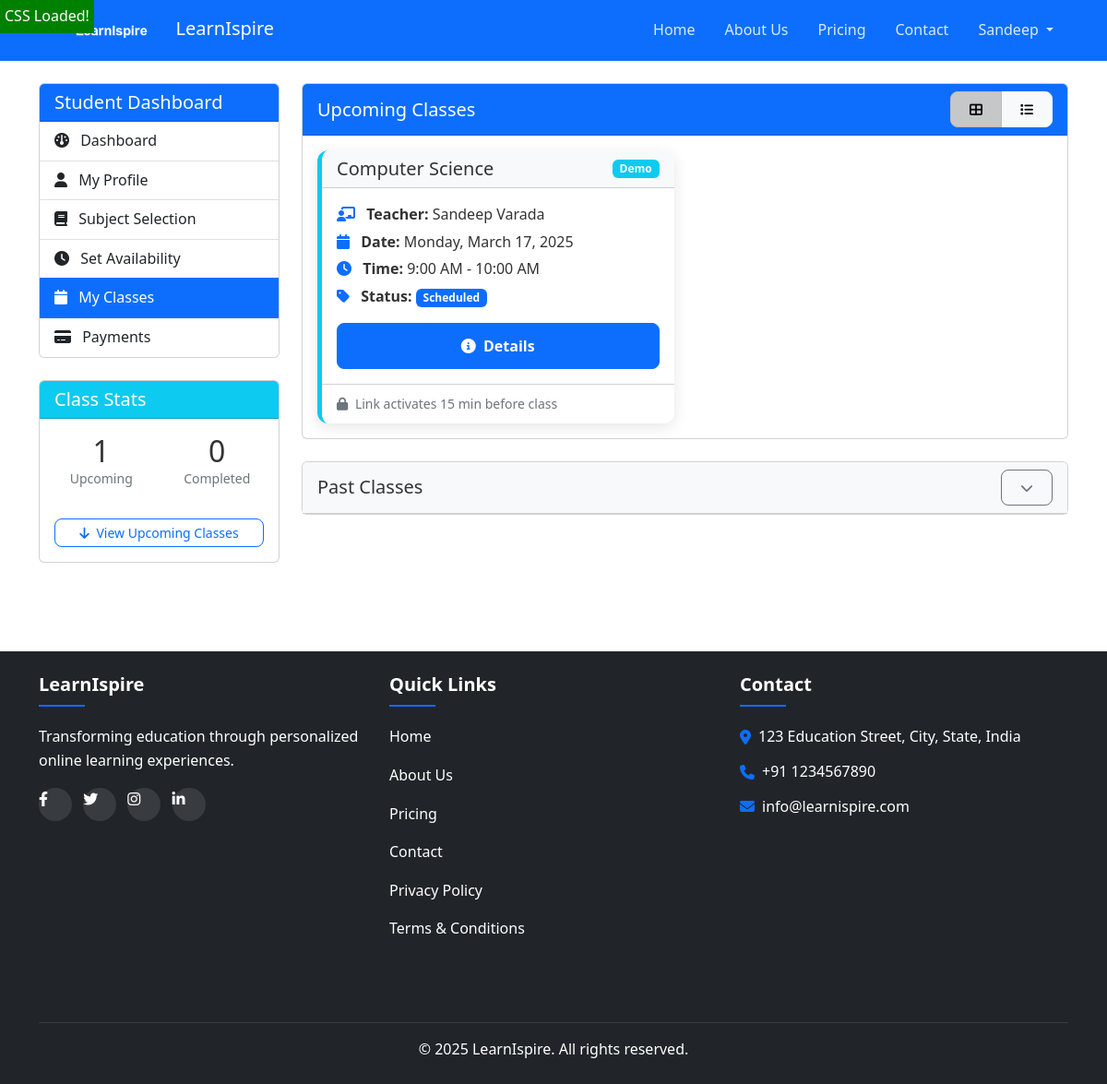
Screenshot of /student/classes/ (signed in) with the database file from the repository.
### accounts/models.py (models this page shows, shortened)
class CustomUser(AbstractUser):
    USER_ROLES = (
        ("student", "Student"),
        ("teacher", "Teacher"),
        ("admin", "Admin"),
    )
    email = models.EmailField(_("email address"), unique=True)
    phone_number = models.CharField(max_length=15, unique=False)
    is_phone_verified = models.BooleanField(default=False)
    role = models.CharField(max_length=10, choices=USER_ROLES, default="student")
    USERNAME_FIELD = "email"
    REQUIRED_FIELDS = ["username", "phone_number"]
    @property
    def is_student(self):
        return self.role == "student"
    @property
    def is_teacher(self):
        return self.role == "teacher"

### scheduling/models.py (models this page shows, shortened)
class Class(models.Model):
    CLASS_STATUS = (
        ("SCHEDULED", "Scheduled"),
        ("IN_PROGRESS", "In Progress"),
        ("COMPLETED", "Completed"),
        ("CANCELLED", "Cancelled"),
        ("MISSED", "Missed"),
    )
    student = models.ForeignKey(
        "accounts.CustomUser", on_delete=models.CASCADE, related_name="student_classes"
    )
    teacher = models.ForeignKey(
        "accounts.CustomUser", on_delete=models.CASCADE, related_name="teacher_classes"
    )
    subject = models.ForeignKey(
        "common.Subject", on_delete=models.CASCADE, related_name="classes"
    )
    start_time = models.DateTimeField()
    end_time = models.DateTimeField()
    status = models.CharField(max_length=20, choices=CLASS_STATUS, default="SCHEDULED")
    is_demo = models.BooleanField(default=False)
    meeting_link = models.URLField(blank=True)
    meeting_id = models.CharField(max_length=100, blank=True)
    notes = models.TextField(blank=True)
    created_at = models.DateTimeField(auto_now_add=True)
    updated_at = models.DateTimeField(auto_now=True)
    class Meta:
        verbose_name_plural = "Classes"
        ordering = ["start_time"]
    def can_join(self):
        now = timezone.now()
        join_window_start = self.start_time - timezone.timedelta(minutes=15)
        return join_window_start <= now <= self.end_time

### common/models.py (models this page shows, shortened)
class Subject(models.Model):
    name = models.CharField(max_length=100)
    description = models.TextField(blank=True)
    icon = models.ImageField(upload_to="subject_icons/", null=True, blank=True)
    is_active = models.BooleanField(default=True)
    class Meta:
        ordering = ["name"]

### student_dashboard/views.py (the view)
# urls.py: path("classes/", views.ClassesListView.as_view(), name="classes"),
class ClassesListView(StudentAccessMixin, View):
    template_name = "student_dashboard/classes.html"
    def get(self, request):
        upcoming_classes = Class.objects.filter(
            student=request.user,
            start_time__gte=timezone.now(),
            status__in=["SCHEDULED", "IN_PROGRESS"],
        ).order_by("start_time")
        past_classes = Class.objects.filter(
            student=request.user, end_time__lt=timezone.now()
        ).order_by("-start_time")
        context = {
            "upcoming_classes": upcoming_classes,
            "past_classes": past_classes,
            "meetings": Class.meeting_link,
        }
        return render(request, self.template_name, context)

### templates/student_dashboard/classes.html (shortened to what this page needs)
{% extends 'base.html' %}
{% load static %}
{% block content %}
<div class="container py-4">
    <div class="row">
        <div class="col-md-3">
            <div class="card mb-4">
                <div class="card-header bg-primary text-white">
                    <h5 class="mb-0">Student Dashboard</h5>
                </div>
                <div class="list-group list-group-flush">
                    <a href="{% url 'student_dashboard:home' %}" class="list-group-item list-group-item-action">
                        <i class="fas fa-dashboard me-2"></i> Dashboard
                    </a>
                    <a href="{% url 'student_dashboard:profile' %}" class="list-group-item list-group-item-action">
                        <i class="fas fa-user me-2"></i> My Profile
                    </a>
                    <a href="{% url 'student_dashboard:subject_selection' %}" class="list-group-item list-group-item-action">
                        <i class="fas fa-book me-2"></i> Subject Selection
                    </a>
                    <a href="{% url 'student_dashboard:availability' %}" class="list-group-item list-group-item-action">
                        <i class="fas fa-clock me-2"></i> Set Availability
                    </a>
                    <a href="{% url 'student_dashboard:classes' %}" class="list-group-item list-group-item-action active">
                        <i class="fas fa-calendar me-2"></i> My Classes
                    </a>
                    <a href="{% url 'student_dashboard:payments' %}" class="list-group-item list-group-item-action">
                        <i class="fas fa-credit-card me-2"></i> Payments
                    </a>
                </div>
            </div>
            <div class="card mb-4">
                <div class="card-header bg-info text-white">
                    <h5 class="mb-0">Class Stats</h5>
                </div>
                <div class="card-body">
                    <div class="row text-center">
                        <div class="col-6 mb-3">
                            <h2 class="mb-0">{{ upcoming_classes.count }}</h2>
                            <p class="text-muted small">Upcoming</p>
                        </div>
                        <div class="col-6 mb-3">
                            <h2 class="mb-0">{{ past_classes|length }}</h2>
                            <p class="text-muted small">Completed</p>
                        </div>
                    </div>
                    {% if upcoming_classes.exists %}
                        <div class="d-grid">
                            <a href="#upcoming-classes" class="btn btn-outline-primary btn-sm">
                                <i class="fas fa-arrow-down me-1"></i> View Upcoming Classes
                            </a>
                        </div>
                    {% endif %}
                </div>
            </div>
        </div>
        <div class="col-md-9">
            <div class="card mb-4" id="upcoming-classes">
                <div class="card-header bg-primary text-white d-flex justify-content-between align-items-center">
                    <h5 class="mb-0">Upcoming Classes</h5>
                    <div class="btn-group btn-group-sm">
                        <button type="button" class="btn btn-light active" data-view="card">
                            <i class="fas fa-th-large"></i>
                        </button>
                        <button type="button" class="btn btn-light" data-view="list">
                            <i class="fas fa-list"></i>
                        </button>
                    </div>
                </div>
                <div class="card-body">
                    {% if upcoming_classes %}
                        <div class="view-container" id="card-view">
                            <div class="row row-cols-1 row-cols-md-2 g-4">
                                {% for class in upcoming_classes %}
                                    <div class="col">
                                        <div class="card h-100 class-card {% if class.is_demo %}border-info{% endif %}">
                                            <div class="card-header bg-light d-flex justify-content-between align-items-center">
                                                <h5 class="mb-0">{{ class.subject.name }}</h5>
                                                {% if class.is_demo %}
                                                    <span class="badge bg-info">Demo</span>
                                                {% endif %}
                                            </div>
                                            <div class="card-body">
                                                <div class="mb-3">
                                                    <p class="mb-1"><i class="fas fa-chalkboard-teacher me-2 text-primary"></i> <strong>Teacher:</strong> {{ class.teacher.get_full_name }}</p>
                                                    <p class="mb-1"><i class="fas fa-calendar me-2 text-primary"></i> <strong>Date:</strong> {{ class.start_time|date:"l, F d, Y" }}</p>
                                                    <p class="mb-1"><i class="fas fa-clock me-2 text-primary"></i> <strong>Time:</strong> {{ class.start_time|time:"g:i A" }} - {{ class.end_time|time:"g:i A" }}</p>
                                                    <p class="mb-0"><i class="fas fa-tag me-2 text-primary"></i> <strong>Status:</strong>
                                                        <span class="badge bg-{% if class.status == 'SCHEDULED' %}primary{% elif class.status == 'IN_PROGRESS' %}warning{% else %}secondary{% endif %}">
                                                            {{ class.get_status_display }}
                                                        </span>
                                                    </p>
                                                </div>
                                                <div class="d-grid gap-2">
                                                    {% if class.can_join %}
                                                        <a href=meetings class="btn btn-success">
                                                            <i class="fas fa-video me-1"></i> Join Class
                                                        </a>
                                                    {% else %}
                                                        <a href="{% url 'student_dashboard:class_detail' class.id %}" class="btn btn-primary">
                                                            <i class="fas fa-info-circle me-1"></i> Details
                                                        </a>
                                                    {% endif %}
                                                </div>
                                            </div>
                                            <div class="card-footer bg-white text-muted">
                                                <small>
                                                    {% if class.can_join %}
                                                        <span class="text-success"><i class="fas fa-unlock me-1"></i> Class link is active</span>
                                                    {% else %}
                                                        <span><i class="fas fa-lock me-1"></i> Link activates 15 min before class</span>
                                                    {% endif %}
                                                </small>
                                            </div>
                                        </div>
                                    </div>
                                {% endfor %}
                            </div>
                        </div>
                    {% endif %}
                </div>
            </div>
            <div class="card">
                <div class="card-header bg-light d-flex justify-content-between align-items-center">
                    <h5 class="mb-0">Past Classes</h5>
                    <div class="btn-group btn-group-sm">
                        <button type="button" class="btn btn-outline-secondary" data-bs-toggle="collapse" data-bs-target="#past-classes-collapse">
                            <i class="fas fa-chevron-down"></i>
                        </button>
                    </div>
                </div>
            </div>
        </div>
    </div>
</div>
{% endblock %}

### templates/base.html (shortened to what this page needs)
<!DOCTYPE html>
<html lang="en">
<head>
    <link href="https://cdn.jsdelivr.net/npm/bootstrap@5.2.3/dist/css/bootstrap.min.css" rel="stylesheet">
    <link rel="stylesheet" href="https://cdnjs.cloudflare.com/ajax/libs/font-awesome/6.4.0/css/all.min.css">
    {% load static %}
    <link rel="stylesheet" href="{% static 'css/style.css' %}" type="text/css">
</head>
<body>
    <nav class="navbar navbar-expand-lg navbar-dark bg-primary">
        <div class="container">
            <a class="navbar-brand" href="{% url 'landing:home' %}">
                <img src="{% static 'images/logo.png' %}" alt="LearnIspire Logo" height="40" onerror="this.src='{% static 'images/logo-placeholder.png' %}'; this.onerror='';">
                LearnIspire
            </a>
            <div class="collapse navbar-collapse" id="navbarNav">
                <ul class="navbar-nav ms-auto">
                    <li class="nav-item">
                        <a class="nav-link" href="{% url 'landing:home' %}">Home</a>
                    </li>
                    <li class="nav-item">
                        <a class="nav-link" href="{% url 'landing:about' %}">About Us</a>
                    </li>
                    <li class="nav-item">
                        <a class="nav-link" href="{% url 'landing:pricing' %}">Pricing</a>
                    </li>
                    <li class="nav-item">
                        <a class="nav-link" href="{% url 'landing:contact' %}">Contact</a>
                    </li>
                    {% if user.is_authenticated %}
                        <li class="nav-item dropdown">
                            <a class="nav-link dropdown-toggle" href="#" id="navbarDropdown" role="button" data-bs-toggle="dropdown">
                                {{ user.first_name|default:user.email }}
                            </a>
                        </li>
                    {% endif %}
                </ul>
            </div>
        </div>
    </nav>
    <main>
        {% block content %}{% endblock %}
    </main>
    <footer class="bg-dark text-white py-4 mt-5">
        <div class="container">
            <div class="row">
                <div class="col-md-4 mb-3">
                    <h5>LearnIspire</h5>
                    <p>Transforming education through personalized online learning experiences.</p>
                    <div class="social-links">
                        <a href="#" class="text-white me-2"><i class="fab fa-facebook-f"></i></a>
                        <a href="#" class="text-white me-2"><i class="fab fa-twitter"></i></a>
                        <a href="#" class="text-white me-2"><i class="fab fa-instagram"></i></a>
                        <a href="#" class="text-white"><i class="fab fa-linkedin-in"></i></a>
                    </div>
                </div>
                <div class="col-md-4 mb-3">
                    <h5>Quick Links</h5>
                    <ul class="list-unstyled">
                        <li><a href="{% url 'landing:home' %}" class="text-white">Home</a></li>
                        <li><a href="{% url 'landing:about' %}" class="text-white">About Us</a></li>
                        <li><a href="{% url 'landing:pricing' %}" class="text-white">Pricing</a></li>
                        <li><a href="{% url 'landing:contact' %}" class="text-white">Contact</a></li>
                        <li><a href="{% url 'landing:privacy' %}" class="text-white">Privacy Policy</a></li>
                        <li><a href="{% url 'landing:terms' %}" class="text-white">Terms & Conditions</a></li>
                    </ul>
                </div>
                <div class="col-md-4 mb-3">
                    <h5>Contact</h5>
                    <address>
                        <p><i class="fas fa-map-marker-alt me-2"></i> 123 Education Street, City, State, India</p>
                        <p><i class="fas fa-phone me-2"></i> +91 1234567890</p>
                        <p><i class="fas fa-envelope me-2"></i> info@learnispire.com</p>
                    </address>
                </div>
            </div>
            <div class="row mt-3">
                <div class="col-12 text-center">
                    <hr>
                    <p class="mb-0">&copy; {% now "Y" %} LearnIspire. All rights reserved.</p>
                </div>
            </div>
        </div>
    </footer>
</body>
</html>

### rows the page displays
CustomUser: first_name "Sandeep"
Class: subject.name "Computer Science", is_demo "Demo", teacher.get_full_name "Sandeep Varada", start_time "Monday, March 17, 2025", start_time "9:00 AM", end_time "10:00 AM", status "Scheduled", shows "Details", shows "Link activates 15 min before class"

### other values shown
{{ upcoming_classes.count }} "1"
{{ past_classes|length }} "0"
